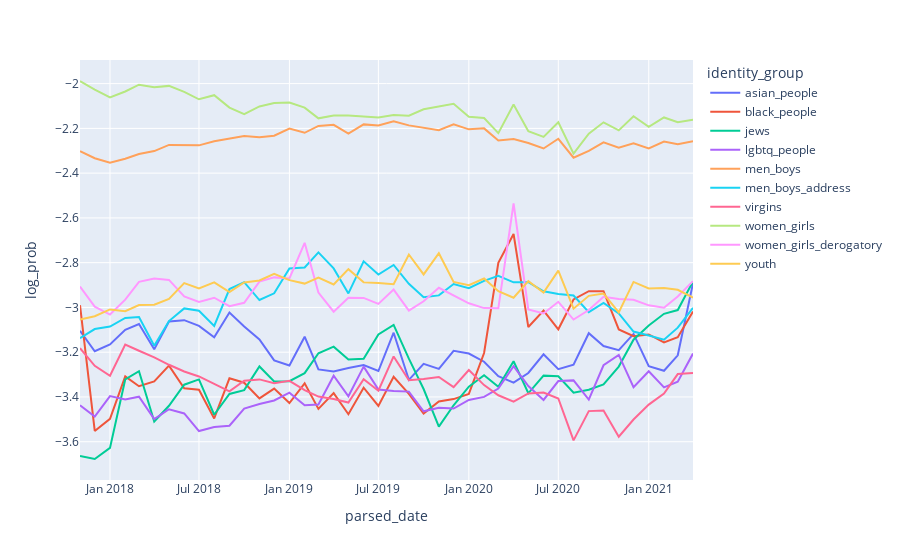

The code cell stored with this chart in its notebook:
### Code cell
# Filter to most popular terms overall
# filtered = counts_overtime[counts_overtime['identity_term'].isin(freq.term.head(20))]
filtered = counts_overtime[counts_overtime['identity_group'].isin(gp_freq.identity_group.head(10))]

# Plot
import plotly.express as px

# px.line(filtered, x='parsed_date', y='count', color='identity_term')
# px.line(filtered, x='parsed_date', y='mention_prob', color='identity_group')
px.line(filtered, x='parsed_date', y='log_prob', color='identity_group')
